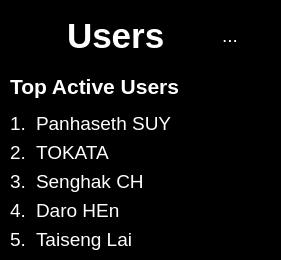
                <widget class="QWidget" name="widget_8" native="true">
                 <property name="minimumSize">
                  <size>
                   <width>261</width>
                   <height>131</height>
                  </size>
                 </property>
                 <property name="styleSheet">
                  <string notr="true">QWidget{
	background-color: black;
	border-radius: 10px;

}

</string>
                 </property>
                 <widget class="QWidget" name="layoutWidget_8">
                  <property name="geometry">
                   <rect>
                    <x>10</x>
                    <y>10</y>
                    <width>262</width>
                    <height>241</height>
                   </rect>
                  </property>
                  <layout class="QVBoxLayout" name="verticalLayout_27">
                   <item>
                    <layout class="QHBoxLayout" name="horizontalLayout_46">
                     <item>
                      <widget class="QLabel" name="label_78">
                       <property name="minimumSize">
                        <size>
                         <width>51</width>
                         <height>51</height>
                        </size>
                       </property>
                       <property name="maximumSize">
                        <size>
                         <width>51</width>
                         <height>51</height>
                        </size>
                       </property>
                       <property name="styleSheet">
                        <string notr="true">border: none;
background-color: none;</string>
                       </property>
                       <property name="text">
                        <string/>
                       </property>
                       <property name="pixmap">
                        <pixmap>../assets/icon/users.png</pixmap>
                       </property>
                       <property name="scaledContents">
                        <bool>true</bool>
                       </property>
                      </widget>
                     </item>
                     <item>
                      <widget class="QLabel" name="label_79">
                       <property name="minimumSize">
                        <size>
                         <width>140</width>
                         <height>41</height>
                        </size>
                       </property>
                       <property name="font">
                        <font>
                         <family>Helvetica Neue</family>
                         <pointsize>26</pointsize>
                         <weight>75</weight>
                         <bold>true</bold>
                        </font>
                       </property>
                       <property name="styleSheet">
                        <string notr="true">color: White;
border: none;
background-color: none</string>
                       </property>
                       <property name="text">
                        <string>Users</string>
                       </property>
                      </widget>
                     </item>
                     <item>
                      <widget class="QLabel" name="dashboard_total_users_label">
                       <property name="minimumSize">
                        <size>
                         <width>50</width>
                         <height>0</height>
                        </size>
                       </property>
                       <property name="maximumSize">
                        <size>
                         <width>40</width>
                         <height>16777215</height>
                        </size>
                       </property>
                       <property name="font">
                        <font>
                         <pointsize>14</pointsize>
                        </font>
                       </property>
                       <property name="styleSheet">
                        <string notr="true">color: white; border: none; background-color: none;</string>
                       </property>
                       <property name="text">
                        <string>...</string>
                       </property>
                      </widget>
                     </item>
                    </layout>
                   </item>
                   <item>
                    <widget class="QLabel" name="label_81">
                     <property name="minimumSize">
                      <size>
                       <width>120</width>
                       <height>0</height>
                      </size>
                     </property>
                     <property name="font">
                      <font>
                       <pointsize>16</pointsize>
                       <weight>75</weight>
                       <bold>true</bold>
                      </font>
                     </property>
                     <property name="styleSheet">
                      <string notr="true">color: white; border: none; background-color: none;</string>
                     </property>
                     <property name="text">
                      <string>Top Active Users</string>
                     </property>
                    </widget>
                   </item>
                   <item>
                    <layout class="QVBoxLayout" name="verticalLayout_28">
                     <item>
                      <layout class="QHBoxLayout" name="horizontalLayout_47">
                       <item>
                        <widget class="QLabel" name="label_82">
                         <property name="minimumSize">
                          <size>
                           <width>20</width>
                           <height>0</height>
                          </size>
                         </property>
                         <property name="maximumSize">
                          <size>
                           <width>20</width>
                           <height>16777215</height>
                          </size>
                         </property>
                         <property name="font">
                          <font>
                           <pointsize>14</pointsize>
                          </font>
                         </property>
                         <property name="styleSheet">
                          <string notr="true">color: white; border: none; background-color: none;</string>
                         </property>
                         <property name="text">
                          <string>1.</string>
                         </property>
                        </widget>
                       </item>
                       <item>
                        <widget class="QLabel" name="dashboard_top1_user_label">
                         <property name="minimumSize">
                          <size>
                           <width>120</width>
                           <height>0</height>
                          </size>
                         </property>
                         <property name="font">
                          <font>
                           <pointsize>14</pointsize>
                          </font>
                         </property>
                         <property name="styleSheet">
                          <string notr="true">color: white; border: none; background-color: none;</string>
                         </property>
                         <property name="text">
                          <string>Panhaseth SUY</string>
                         </property>
                        </widget>
                       </item>
                      </layout>
                     </item>
                     <item>
                      <layout class="QHBoxLayout" name="horizontalLayout_48">
                       <item>
                        <widget class="QLabel" name="label_84">
                         <property name="minimumSize">
                          <size>
                           <width>20</width>
                           <height>0</height>
                          </size>
                         </property>
                         <property name="maximumSize">
                          <size>
                           <width>20</width>
                           <height>16777215</height>
                          </size>
                         </property>
                         <property name="font">
                          <font>
                           <pointsize>14</pointsize>
                          </font>
                         </property>
                         <property name="styleSheet">
                          <string notr="true">color: white; border: none; background-color: none;</string>
                         </property>
                         <property name="text">
                          <string>2.</string>
                         </property>
                        </widget>
                       </item>
                       <item>
                        <widget class="QLabel" name="dashboard_top2_user_label">
                         <property name="minimumSize">
                          <size>
                           <width>120</width>
                           <height>0</height>
                          </size>
                         </property>
                         <property name="font">
                          <font>
                           <pointsize>14</pointsize>
                          </font>
                         </property>
                         <property name="styleSheet">
                          <string notr="true">color: white; border: none; background-color: none;</string>
                         </property>
                         <property name="text">
                          <string>TOKATA</string>
                         </property>
                        </widget>
                       </item>
                      </layout>
                     </item>
                     <item>
                      <layout class="QHBoxLayout" name="horizontalLayout_49">
                       <item>
                        <widget class="QLabel" name="label_86">
                         <property name="minimumSize">
                          <size>
                           <width>20</width>
                           <height>0</height>
                          </size>
                         </property>
                         <property name="maximumSize">
                          <size>
                           <width>20</width>
                           <height>16777215</height>
                          </size>
                         </property>
                         <property name="font">
                          <font>
                           <pointsize>14</pointsize>
                          </font>
                         </property>
                         <property name="styleSheet">
                          <string notr="true">color: white; border: none; background-color: none;</string>
                         </property>
                         <property name="text">
                          <string>3.</string>
                         </property>
                        </widget>
                       </item>
                       <item>
                        <widget class="QLabel" name="dashboard_top3_user_label">
                         <property name="minimumSize">
                          <size>
                           <width>120</width>
                           <height>0</height>
                          </size>
                         </property>
                         <property name="font">
                          <font>
                           <pointsize>14</pointsize>
                          </font>
                         </property>
                         <property name="styleSheet">
                          <string notr="true">color: white; border: none; background-color: none;</string>
                         </property>
                         <property name="text">
                          <string>Senghak CH</string>
                         </property>
                        </widget>
                       </item>
                      </layout>
                     </item>
                     <item>
                      <layout class="QHBoxLayout" name="horizontalLayout_50">
                       <item>
                        <widget class="QLabel" name="label_88">
                         <property name="minimumSize">
                          <size>
                           <width>20</width>
                           <height>0</height>
                          </size>
                         </property>
                         <property name="maximumSize">
                          <size>
                           <width>20</width>
                           <height>16777215</height>
                          </size>
                         </property>
                         <property name="font">
                          <font>
                           <pointsize>14</pointsize>
                          </font>
                         </property>
                         <property name="styleSheet">
                          <string notr="true">color: white; border: none; background-color: none;</string>
                         </property>
                         <property name="text">
                          <string>4.</string>
                         </property>
                        </widget>
                       </item>
                       <item>
                        <widget class="QLabel" name="dashboard_top4_user_label">
                         <property name="minimumSize">
                          <size>
                           <width>120</width>
                           <height>0</height>
                          </size>
                         </property>
                         <property name="font">
                          <font>
                           <pointsize>14</pointsize>
                          </font>
                         </property>
                         <property name="styleSheet">
                          <string notr="true">color: white; border: none; background-color: none;</string>
                         </property>
                         <property name="text">
                          <string>Daro HEn</string>
                         </property>
                        </widget>
                       </item>
                      </layout>
                     </item>
                     <item>
                      <layout class="QHBoxLayout" name="horizontalLayout_51">
                       <item>
                        <widget class="QLabel" name="label_90">
                         <property name="minimumSize">
                          <size>
                           <width>20</width>
                           <height>0</height>
                          </size>
                         </property>
                         <property name="maximumSize">
                          <size>
                           <width>20</width>
                           <height>16777215</height>
                          </size>
                         </property>
                         <property name="font">
                          <font>
                           <pointsize>14</pointsize>
                          </font>
                         </property>
                         <property name="styleSheet">
                          <string notr="true">color: white; border: none; background-color: none;</string>
                         </property>
                         <property name="text">
                          <string>5.</string>
                         </property>
                        </widget>
                       </item>
                       <item>
                        <widget class="QLabel" name="dashboard_top5_user_label">
                         <property name="minimumSize">
                          <size>
                           <width>120</width>
                           <height>0</height>
                          </size>
                         </property>
                         <property name="font">
                          <font>
                           <pointsize>14</pointsize>
                          </font>
                         </property>
                         <property name="styleSheet">
                          <string notr="true">color: white; border: none; background-color: none;</string>
                         </property>
                         <property name="text">
                          <string>Taiseng Lai</string>
                         </property>
                        </widget>
                       </item>
                      </layout>
                     </item>
                    </layout>
                   </item>
                  </layout>
                 </widget>
                </widget>
